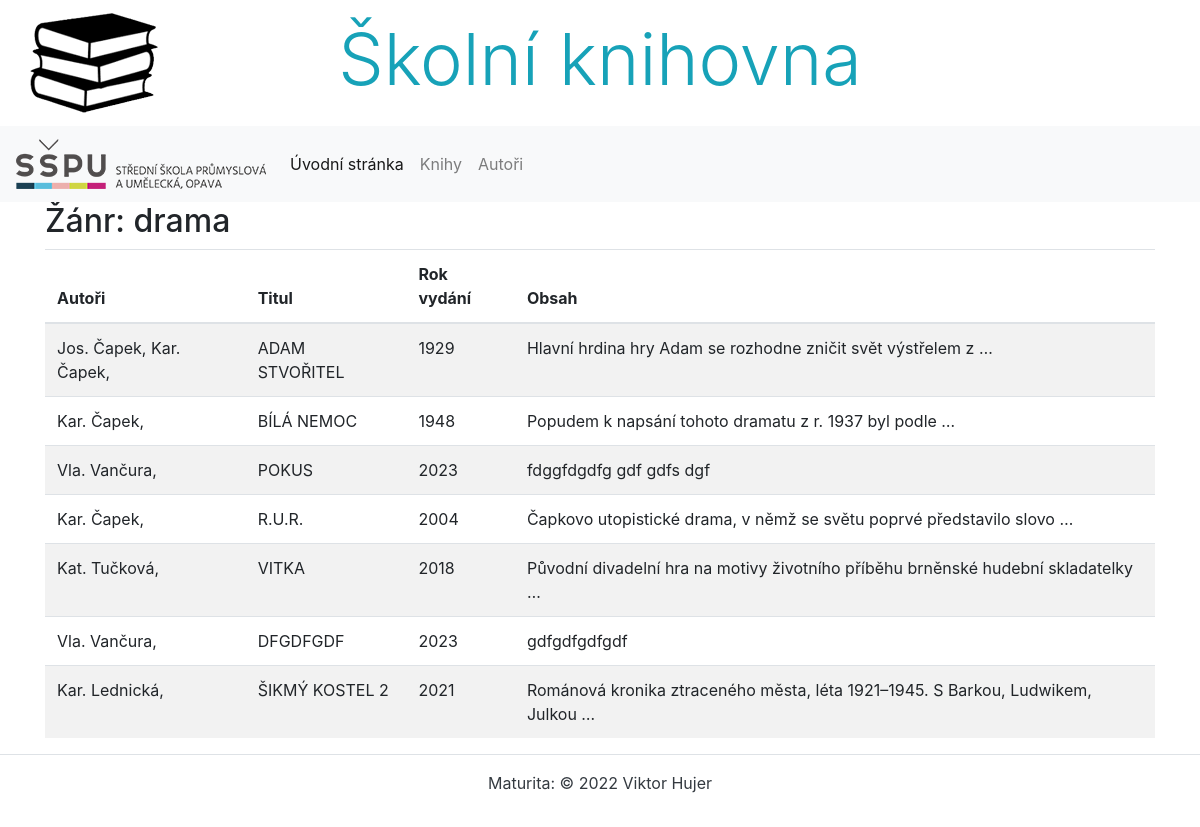
The page /knihovna/books/genres/7 on the database its author committed.
### knihovna/models.py (models this page shows, shortened)
class Zanr(models.Model):
    nazev = models.CharField(max_length=20, verbose_name='Název žánru', help_text='Zadejte název žánru')
    class Meta:
        ordering = ['nazev']
        verbose_name = 'Žánr'
        verbose_name_plural = 'Žánry'
    def __str__(self):
        return f'{self.nazev}'

class Autor(models.Model):
    jmeno = models.CharField(max_length=80, verbose_name='Jméno autora', help_text='Zadejte jméno autora',
                             error_messages={'blank': 'Jméno autora musí být vyplněno'})
    prijmeni = models.CharField(max_length=50, verbose_name='Příjmení autora', help_text='Zadejte příjmení autora',
                                error_messages={'blank': 'Příjmení autora musí být vyplněno'})
    narozeni = models.DateField(blank=True, null=True, verbose_name='Datum narození')
    umrti = models.DateField(blank=True, null=True, verbose_name='Datum úmrtí')
    biografie = models.TextField(blank=True, verbose_name='Životopis')
    fotografie = models.ImageField(upload_to='autori', verbose_name='Fotografie')
    editor = models.ForeignKey(User, on_delete=models.RESTRICT, default=1)
    class Meta:
        ordering = ['prijmeni', 'jmeno']
        verbose_name = 'Autor'
        verbose_name_plural = 'Autoři'

class Kniha(models.Model):
    titul = models.CharField(max_length=100, verbose_name='Titul knihy', help_text='Zadejte titul knihy',
                             error_messages={'blank': 'Titul knihy musí být vyplněn'})
    autori = models.ManyToManyField(Autor)
    obsah = models.TextField(blank=True, verbose_name='Obsah knihy', help_text='Vložte obsah knihy')
    pocet_stran = models.PositiveIntegerField(blank=True, null=True, validators=[MaxValueValidator(9999)],
                                              verbose_name='Počet stran', help_text='Zadejte počet stran (max. 9999)')
    rok_vydani = models.PositiveIntegerField(blank=True, null=True, validators=[MinValueValidator(1500), MaxValueValidator(2100)],
                                             verbose_name='Rok vydání', help_text='Zadejte rok vydání (1500 - 2100)')
    obalka = models.ImageField(upload_to='obalky', verbose_name='Obálka knihy')
    zanry = models.ManyToManyField(Zanr)
    editor = models.ForeignKey(User, on_delete=models.RESTRICT, default=1)
    vydavatelstvi = models.ForeignKey('Vydavatelstvi', on_delete=models.CASCADE, blank=True, null=True, verbose_name='Vydavatelství')
    class Meta:
        ordering = ['titul']
        verbose_name = 'Kniha'
        verbose_name_plural = 'Knihy'

### knihovna/views.py (the view)
# urls.py: path('books/genres/<int:id>', views.knihy_podle_zanru,
def knihy_podle_zanru(request, id):
    context = {
        'knihy': Kniha.objects.order_by('titul').filter(zanry__id=id),
        'zanr': Zanr.objects.get(pk=id)
    }
    return render(request, 'kniha/zanr.html', context=context)

### knihovna/templates/kniha/zanr.html (shortened to what this page needs)
{% extends 'base.html' %}
{% block content %}
    <h2>Žánr: {{ zanr }}</h2>
    <table class="table table-striped">
        <thead>
            <tr>
                <th>Autoři</th>
                <th>Titul</th>
                <th>Rok vydání</th>
                <th>Obsah</th>
            </tr>
        </thead>
        <tbody>
            {% for kniha in knihy %}
            <tr>
                <td>
                    {% for autor in kniha.autori.all %}
                        {{ autor.jmeno|slice:":3" }}. {{ autor.prijmeni }},
                    {% endfor %}
                </td>
                <td>{{ kniha.titul.upper }}</td>
                <td>{{ kniha.rok_vydani }}</td>
                <td>{{ kniha.obsah|truncatewords:10 }}</td>
            </tr>
            {% endfor %}
        </tbody>
    </table>
{% endblock %}

### rows shown on the page
Zanr: nazev "drama"
Kniha: titul "ADAM STVOŘITEL", rok_vydani "1929", obsah "Hlavní hrdina hry Adam se rozhodne zničit svět výstřelem z …"
Autor: jmeno "Jos", prijmeni "Čapek"
Autor: jmeno "Kar", prijmeni "Čapek"
Kniha: titul "BÍLÁ NEMOC", rok_vydani "1948", obsah "Popudem k napsání tohoto dramatu z r. 1937 byl podle …"
Kniha: titul "POKUS", rok_vydani "2023", obsah "fdggfdgdfg gdf gdfs dgf"
Autor: jmeno "Vla", prijmeni "Vančura"
Kniha: titul "R.U.R.", rok_vydani "2004", obsah "Čapkovo utopistické drama, v němž se světu poprvé představilo slovo …"
Kniha: titul "VITKA", rok_vydani "2018", obsah "Původní divadelní hra na motivy životního příběhu brněnské hudební skladatelky …"
Autor: jmeno "Kat", prijmeni "Tučková"
Kniha: titul "DFGDFGDF", rok_vydani "2023", obsah "gdfgdfgdfgdf"
Kniha: titul "ŠIKMÝ KOSTEL 2", rok_vydani "2021", obsah "Románová kronika ztraceného města, léta 1921–1945. S Barkou, Ludwikem, Julkou …"
Autor: jmeno "Kar", prijmeni "Lednická"
